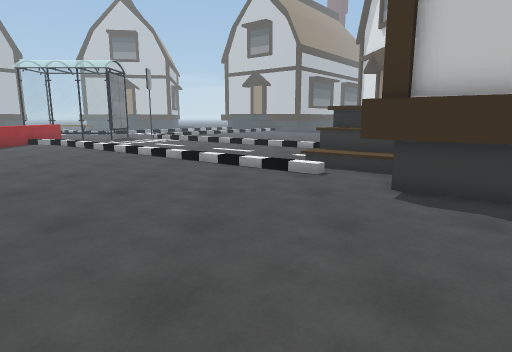
[1] (above)

19 first-person views from a walk through a 3-D level made in the Unity game engine. The camera is 1.5 m above the floor, tilts 10° down and sees 75° across. The floor is counted in squares, 1 m on a side. Each view is taken from the middle of a square. On the plan, view 1 faces up. The plan holds only what a view shows up to about 15 squares ahead; the rest is blank. The place goes on beyond the plan. The player character is not drawn. Some animated figures are left out. Some surface patterns are stand-ins.

[2]
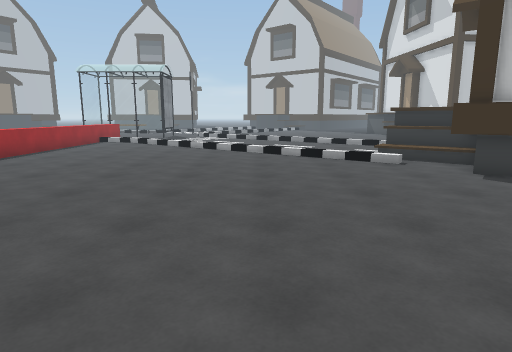

[3]
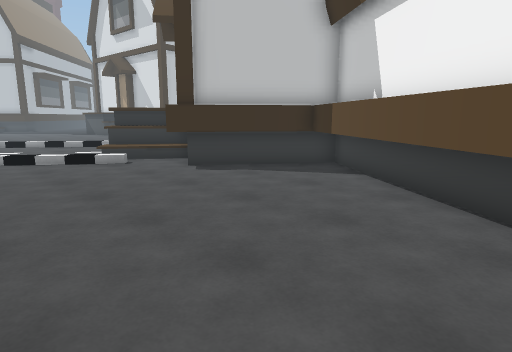

[4]
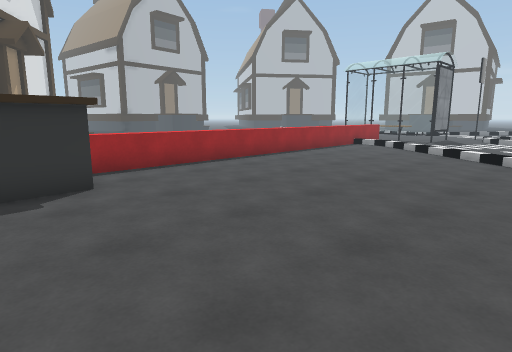

[5]
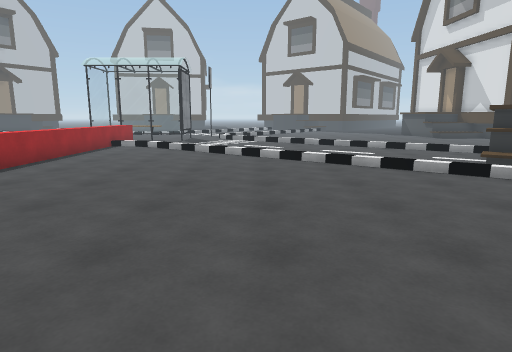

[6]
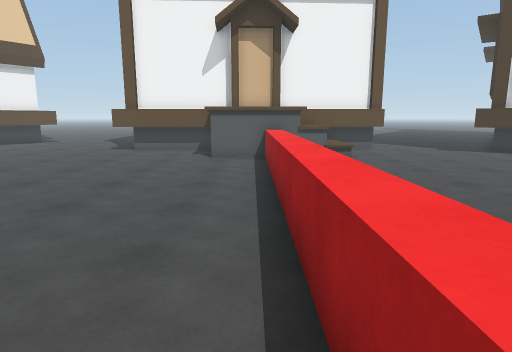

[7]
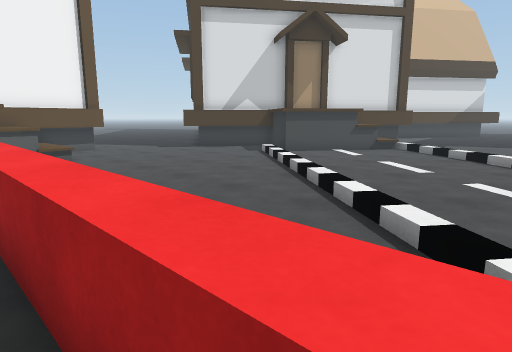

[8]
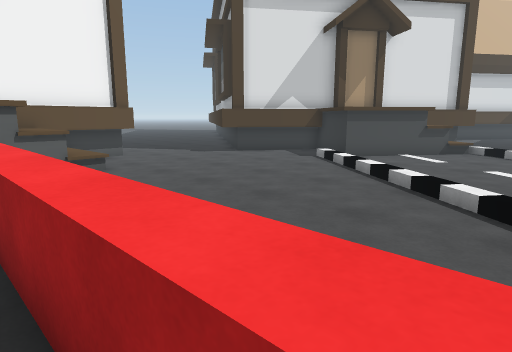

[9]
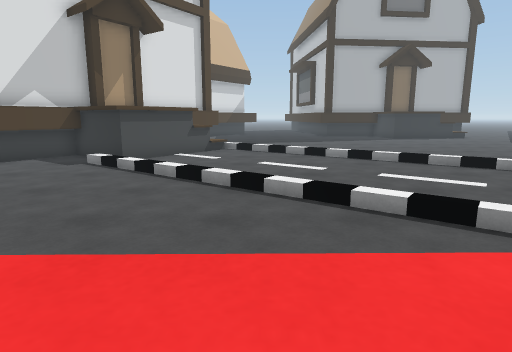

[10]
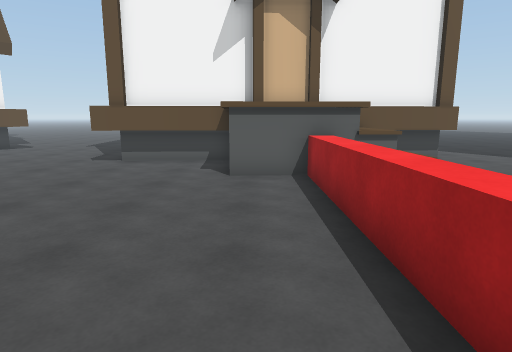

[11]
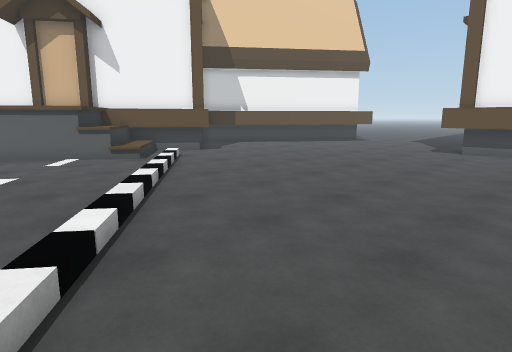

[12]
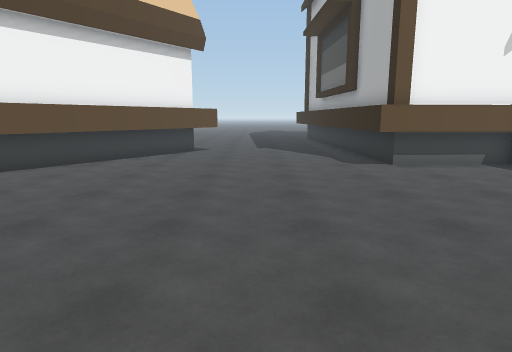

[13]
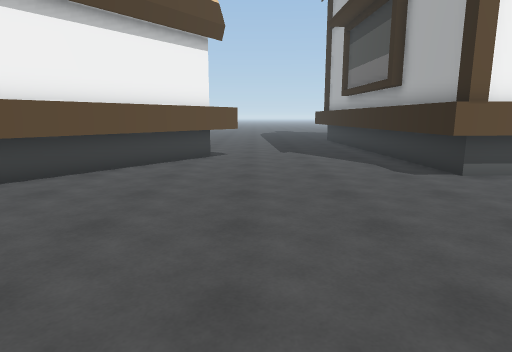

[14]
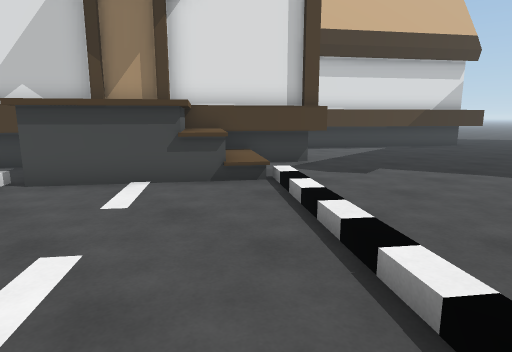

[15]
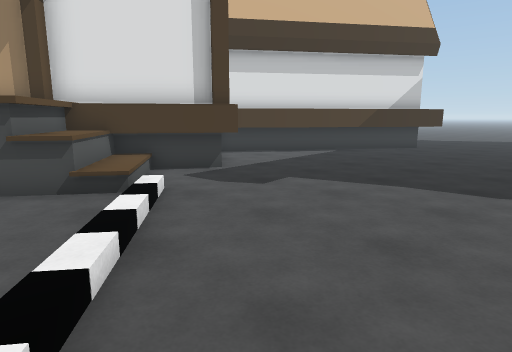

[16]
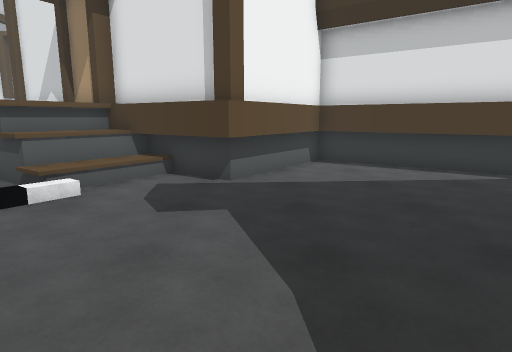

[17]
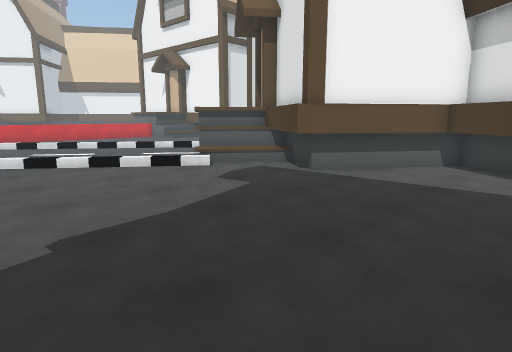

[18]
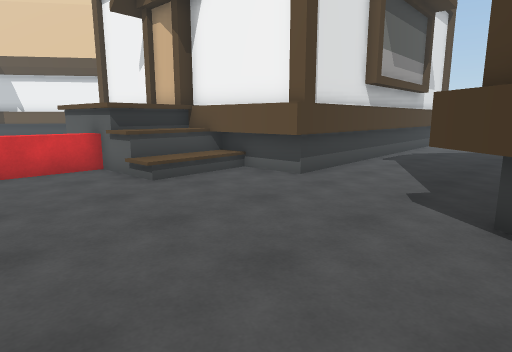

[19]
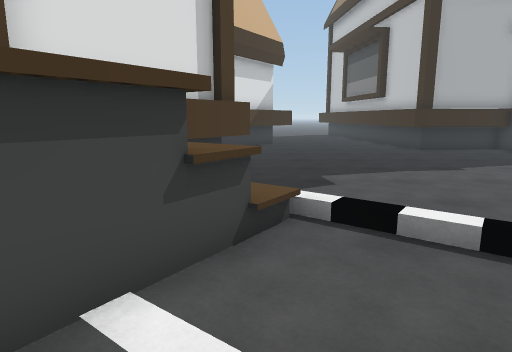

### Floor plan
Key: @ floor where view 1 was taken; # wall or solid block; . floor; / step, stairs or slope; ^ raised ledge; O other object.
Columns run from 38 left of view 1 to 7 right of it. Each row starts with its distance up from view 1.
 16 #...... .... ........    ^........  .......
 15 ..............O......./  ^......O..........
 14 .............O......./.  ^.......O........#
 13 ............O.......//.  ^................#
 12 ....................O..  ^..........O....##
 11 ...........O.......O...  ^...........O..^^^^#
 10 ..........O.......O....  ^............O..O^##
  9 ..........O^............ ^................##
  8 #.....###.^^#........... ^...............##
  7 ###..#####^^###.O......  ^...............##
  6  ###.##  #^# ##O.........^...............###
  5   ####    ####...........^................###
  4              ##..........^^.................##
  3              ###.......^^^^^^..............##
  2               ###......^^^  ^.............###
  1                 #......^^^  #####........###
  0                 ....########## ##.....@..##
 -1                 ....##          #.......##
 -2                 ....#           #......###
 -3                 ....##          #.....###
 -4                  ...##          #.....##
 -5                  ....#          ##.....
 -6                  ....#          ##.....
 -7                  ....#
 -8                  ....#
 -9                   ...#

Where each view was taken, in squares from view 1:
view 1: 0 up, 0 right, facing up
view 2: 2 down, 3 left, facing up
view 3: 2 down, 3 left, facing up-right
view 4: 1 up, 3 left, facing up-left
view 5: 1 up, 5 left, facing up
view 6: 16 up, 12 left, facing down
view 7: 16 up, 12 left, facing down-left
view 8: 13 up, 12 left, facing down-left
view 9: 11 up, 12 left, facing left
view 10: 12 up, 11 left, facing down
view 11: 16 up, 10 left, facing down-right
view 12: 11 up, 2 left, facing down
view 13: 9 up, 1 left, facing down
view 14: 15 up, 22 left, facing down-left
view 15: 16 up, 25 left, facing down-left
view 16: 16 up, 32 left, facing down
view 17: 16 up, 37 left, facing down-right
view 18: 7 up, 23 left, facing down-right
view 19: 9 up, 23 left, facing left
